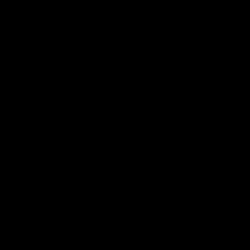
Frame 1 (no input)
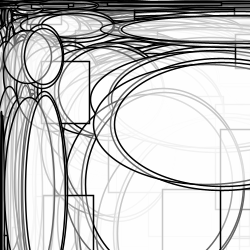
Frame 60 (the mouse pressed at the canvas centre just before this capture)
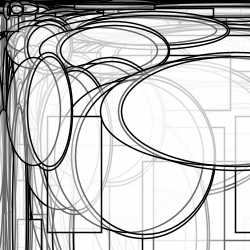
Frame 120 (the mouse held since frame 60 and released just before this capture)

The Processing sketch that drew these frames (run headless with seeded random() and noise(); from frame 60 on, the mouse is pressed at the canvas centre):

// Processing sketch: processing_17986
// ── processing_17986.pde

float D, V;
float counter=1;
 
void setup(){
size(250,250);
background(0);
}
 
void draw(){
fill(255,100);
strokeWeight(1.5);
stroke(1.5);
for(int i=4; i<counter; i++){
 D= random(width);
 V= random(height);

rect(D-1,V,D+5,V);
ellipse(D,V-5,D,V+2);
ellipse(D-15,V-5,D+5,V-9);
ellipse(D+1, V-5,D-5,V-6);
}
counter++;
}
